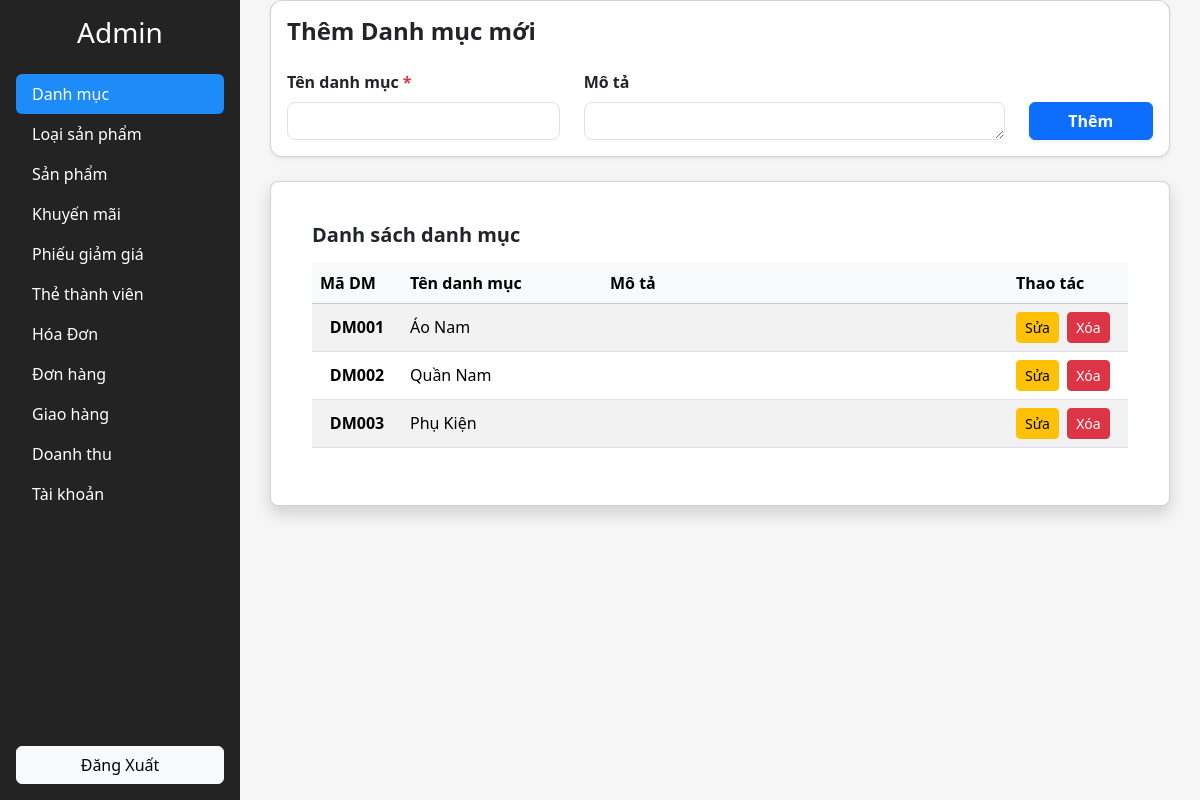
The app's page /view/admin.php (signed in) with its own data.
### tables this page shows
CREATE TABLE `danhmuc` (
  `ID` int(11) NOT NULL,
  `MADM` varchar(10) NOT NULL,
  `TENDM` varchar(100) DEFAULT NULL,
  `MOTA` varchar(500) DEFAULT NULL
);

### controller/category_management.php (the view, shortened to what this page needs)
<?php
$stmt = $conn->query("SELECT * FROM danhmuc");
$danhmucs = $stmt->fetchAll(PDO::FETCH_ASSOC);
$editCategory = null;
?>
<div class="card shadow-sm mb-4" style="border-radius: 12px;">
  <div class="card-body">
    <h4 class="mb-4 fw-bold">
      <?= $editCategory ? 'Cập nhật Danh mục' : 'Thêm Danh mục mới' ?>
    </h4>
    <form method="POST" class="row g-4 align-items-end">
      <div class="col-lg-4 col-md-6">
        <label class="form-label fw-semibold">Tên danh mục <span class="text-danger">*</span></label>
        <input name="tendm" class="form-control rounded-3" value="<?= htmlspecialchars($editCategory['TENDM'] ?? '') ?>" required>
      </div>
      <div class="col-lg-6 col-md-6">
        <label class="form-label fw-semibold">Mô tả</label>
        <textarea name="mota" class="form-control rounded-3" rows="1"><?= htmlspecialchars($editCategory['MOTA'] ?? '') ?></textarea>
      </div>
      <div class="col-lg-2 col-12 d-flex align-items-end">
        <?php if ($editCategory): ?>
          <button name="update_category" class="btn btn-warning w-100 fw-bold shadow-sm">Cập nhật</button>
        <?php else: ?>
          <button name="add_category" class="btn btn-primary w-100 fw-bold shadow-sm">Thêm</button>
        <?php endif; ?>
      </div>
    </form>
  </div>
</div>
<div class="card shadow table-section">
  <div class="card-body">
    <h5 class="mb-3 fw-bold">Danh sách danh mục</h5>
    <div class="table-responsive">
      <table class="table table-striped align-middle">
        <thead class="table-light">
          <tr>
            <th style="width:90px">Mã DM</th>
            <th style="width:200px">Tên danh mục</th>
            <th>Mô tả</th>
            <th style="width:120px">Thao tác</th>
          </tr>
        </thead>
        <tbody>
          <?php foreach($danhmucs as $dm): ?>
          <tr>
            <td class="text-center fw-semibold"><?= htmlspecialchars($dm['MADM']) ?></td>
            <td><?= htmlspecialchars($dm['TENDM']) ?></td>
            <td><?= htmlspecialchars($dm['MOTA']) ?></td>
            <td>
              <a href="?section=danhmuc&edit=<?= $dm['MADM'] ?>" class="btn btn-sm btn-warning me-1">Sửa</a>
              <a href="?section=danhmuc&delete=<?= $dm['MADM'] ?>"
                class="btn btn-sm btn-danger"
                onclick="return confirm('Bạn có chắc muốn xóa danh mục này?')">Xóa</a>
            </td>
          </tr>
          <?php endforeach; ?>
        </tbody>
      </table>
    </div>
  </div>
</div>

### view/upload/header_admin.php (style rules this page uses)
body { background:#f6f6f6; }
.table-section { background: #fff; border-radius: 8px; padding: 25px; margin-top: 20px; box-shadow: 0 1px 12px rgba(0,0,0,0.04); }

### records on screen
danhmuc: MADM "DM001", TENDM "Áo Nam"
danhmuc: MADM "DM002", TENDM "Quần Nam"
danhmuc: MADM "DM003", TENDM "Phụ Kiện"
